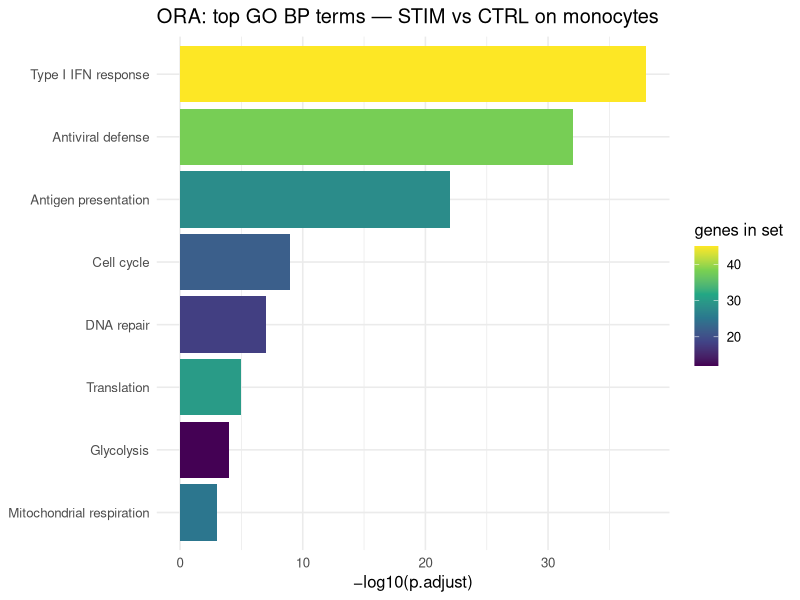
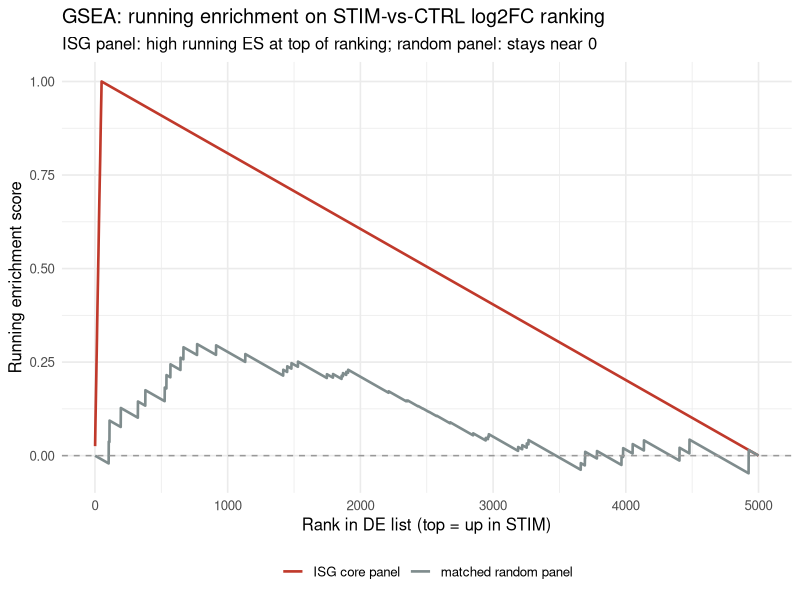
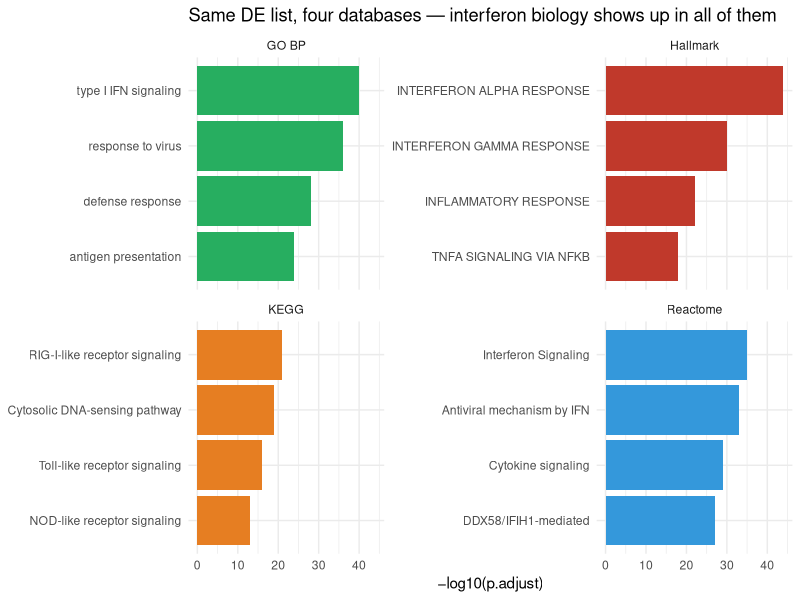
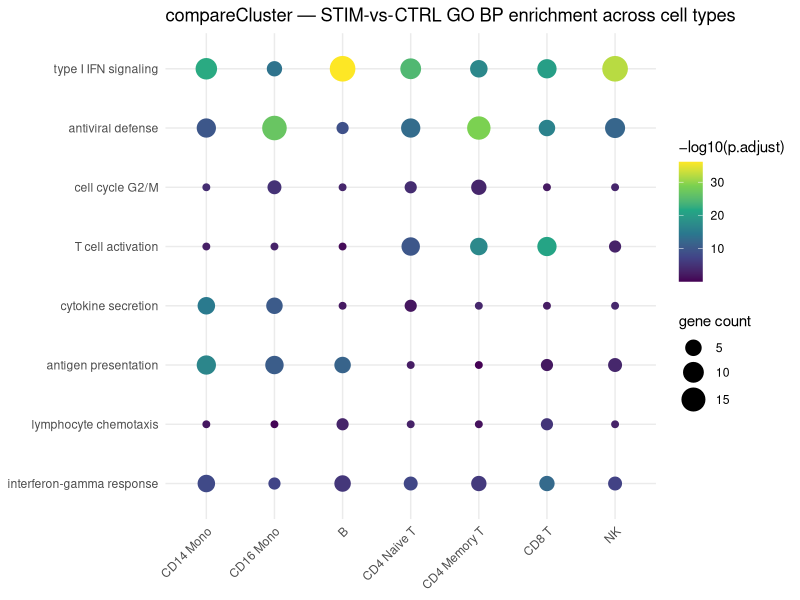

Write R code to recreate these figures, in order.
## ---- chunk 1
#| label: setup
#| include: false
library(tidyverse); library(knitr); library(gridExtra)
theme_set(theme_minimal(base_size = 14)); set.seed(2026)
## ---- chunk 2
#| label: ora-cartoon
#| echo: false
#| fig-width: 9
#| fig-height: 4

set.seed(2026)
df <- tibble(
  term = c("Type I IFN response","Antiviral defense","Antigen presentation",
           "Cell cycle","DNA repair","Translation","Glycolysis","Mitochondrial respiration"),
  log_p = c(38, 32, 22, 9, 7, 5, 4, 3),
  count = c(45, 38, 28, 22, 18, 30, 12, 25)
)

ggplot(df, aes(x = log_p, y = fct_reorder(term, log_p), fill = count)) +
  geom_col() +
  scale_fill_viridis_c(name = "genes in set") +
  labs(title  = "ORA: top GO BP terms — STIM vs CTRL on monocytes",
       x = "−log10(p.adjust)", y = NULL) +
  theme_minimal(base_size = 12)
## ---- chunk 3
#| label: gsea-cartoon
#| echo: false
#| fig-width: 9
#| fig-height: 4

set.seed(2026)

# Simulate a ranked gene list and the running-enrichment scores for two pathways
n_genes <- 5000
log2fc  <- sort(rnorm(n_genes, mean = 0, sd = 0.4), decreasing = TRUE)
log2fc  <- log2fc + c(rnorm(50, 1.5, 0.2), rep(0, n_genes - 50))   # ISG genes near the top

is_isg <- c(rep(TRUE, 50), rep(FALSE, n_genes - 50))
is_random <- sample(c(rep(TRUE, 50), rep(FALSE, n_genes - 50)))

# Cumulative running ES
running_es <- function(hits, decay = 1.0) {
  hits_w   <- ifelse(hits,  abs(log2fc),  -decay/(n_genes - sum(hits)))
  hits_w[hits] <- hits_w[hits] / sum(abs(log2fc[hits]))
  cumsum(hits_w)
}

es_isg    <- running_es(is_isg)
es_random <- running_es(is_random)

dat <- tibble(rank = seq_len(n_genes),
              ES_ISG = es_isg, ES_random = es_random) |>
  pivot_longer(-rank, names_to = "set", values_to = "ES")

ggplot(dat, aes(rank, ES, color = set)) +
  geom_line(linewidth = 0.9) +
  geom_hline(yintercept = 0, linetype = 2, color = "grey60") +
  scale_color_manual(values = c(ES_ISG = "#c0392b", ES_random = "#7f8c8d"),
                     labels = c(ES_ISG = "ISG core panel",
                                ES_random = "matched random panel"),
                     name = NULL) +
  labs(title    = "GSEA: running enrichment on STIM-vs-CTRL log2FC ranking",
       subtitle = "ISG panel: high running ES at top of ranking; random panel: stays near 0",
       x = "Rank in DE list (top = up in STIM)",
       y = "Running enrichment score") +
  theme_minimal(base_size = 12) + theme(legend.position = "bottom")
## ---- chunk 4
#| label: multidb
#| echo: false
#| fig-width: 9
#| fig-height: 4

set.seed(2026)
df <- tibble(
  database = rep(c("GO BP","Reactome","Hallmark","KEGG"), each = 4),
  term     = c("type I IFN signaling","response to virus","defense response","antigen presentation",
               "Interferon Signaling","Antiviral mechanism by IFN","Cytokine signaling","DDX58/IFIH1-mediated",
               "INTERFERON ALPHA RESPONSE","INFLAMMATORY RESPONSE","INTERFERON GAMMA RESPONSE","TNFA SIGNALING VIA NFKB",
               "RIG-I-like receptor signaling","Cytosolic DNA-sensing pathway","Toll-like receptor signaling","NOD-like receptor signaling"),
  log_p    = c(40, 36, 28, 24,  35, 33, 29, 27,  44, 22, 30, 18,  21, 19, 16, 13)
)

ggplot(df, aes(x = log_p, y = fct_reorder(term, log_p), fill = database)) +
  geom_col() +
  facet_wrap(~ database, scales = "free_y", ncol = 2) +
  scale_fill_manual(values = c("GO BP" = "#27ae60", "Reactome" = "#3498db",
                                "Hallmark" = "#c0392b", "KEGG" = "#e67e22"),
                     guide = "none") +
  labs(title = "Same DE list, four databases — interferon biology shows up in all of them",
       x = "−log10(p.adjust)", y = NULL) +
  theme_minimal(base_size = 11)
## ---- chunk 5
#| label: comparecluster
#| echo: false
#| fig-width: 11
#| fig-height: 4.4

set.seed(2026)
celltypes <- c("CD14 Mono","CD16 Mono","B","CD4 Naive T","CD4 Memory T","CD8 T","NK")
terms <- c("type I IFN signaling","antiviral defense","cell cycle G2/M",
           "T cell activation","cytokine secretion","antigen presentation",
           "lymphocyte chemotaxis","interferon-gamma response")

grid <- crossing(celltype = celltypes, term = terms) |>
  mutate(log_p = case_when(
    term == "type I IFN signaling"  ~ runif(n(), 12, 40),
    term == "antiviral defense"     ~ runif(n(), 8, 30),
    term == "antigen presentation" & celltype %in% c("B","CD14 Mono","CD16 Mono") ~ runif(n(), 10, 25),
    term == "T cell activation" & str_detect(celltype, "T") ~ runif(n(), 8, 22),
    term == "cell cycle G2/M" ~ runif(n(), 0, 5),
    term == "cytokine secretion" & celltype %in% c("CD14 Mono","CD16 Mono") ~ runif(n(), 6, 16),
    term == "lymphocyte chemotaxis" ~ runif(n(), 0, 6),
    term == "interferon-gamma response" ~ runif(n(), 4, 14),
    TRUE ~ runif(n(), 0, 4)
  ),
  count = pmax(rpois(n(), pmax(log_p / 2, 1)), 1))

grid$celltype <- factor(grid$celltype, levels = celltypes)
grid$term     <- factor(grid$term,     levels = rev(terms))

ggplot(grid, aes(celltype, term, size = count, color = log_p)) +
  geom_point() +
  scale_color_viridis_c(name = "−log10(p.adjust)", option = "D") +
  scale_size_continuous(name = "gene count", range = c(2, 8)) +
  labs(title = "compareCluster — STIM-vs-CTRL GO BP enrichment across cell types",
       x = NULL, y = NULL) +
  theme_minimal(base_size = 11) +
  theme(axis.text.x = element_text(angle = 45, hjust = 1))
